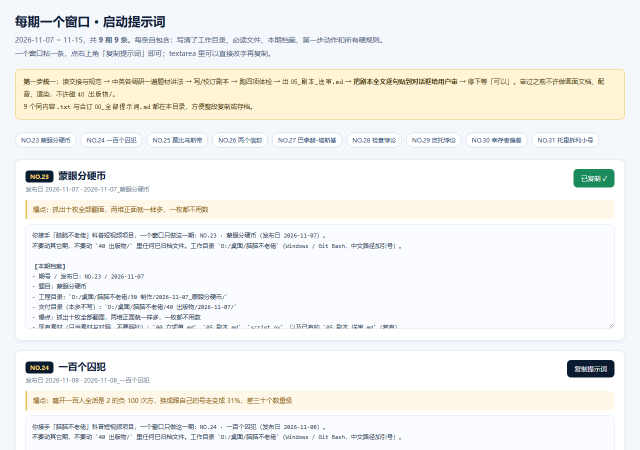
#> input picture 10 内容/窗口提示词_2026-11/_首屏.png, 1280 x 900 px, given as the content of the folder ../10 内容/窗口提示词_2026-11/_首屏.png, which was not available (shown at 1/2 size)
$ python _cvqa.py '../10 内容/窗口提示词_2026-11/_首屏.png'
#> lines starting #> are read from the running program, lines starting #| are printed output that depends on the picture
"""_cvqa.py — 封面客观质检（我看不了图，只能靠数字判断版面有没有塌）

三个指标：
  1. 对比度：全图亮度标准差 + P5/P95 分位差。低饱和/低对比 = 信息流里隐身
  2. 分块占用：把图切 3 列 × 2 行，每块算「内容密度」（局部标准差）。
     某块接近 0 = 那一块是空的 → 横版容易出现「元素全挤左边、右边一片死白」
  3. 10% 缩略可读：缩到手机信息流大小再算一次对比度，掉太多说明字太细

用法：python _cvqa.py <目录>
"""
import sys, os, glob
from PIL import Image, ImageStat, ImageFilter

def metrics(im):
    g = im.convert("L")
    st = ImageStat.Stat(g)
    mean, sd = st.mean[0], st.stddev[0]
    h = g.histogram()
    n = sum(h)
    def pct(p):
        acc = 0
        for i, c in enumerate(h):
            acc += c
            if acc >= n * p:
                return i
        return 255
    p5, p95 = pct(.05), pct(.95)
    return mean, sd, p95 - p5

def blocks(im, cols=3, rows=2):
    """每块的边缘密度（Sobel 近似：与模糊版的差）"""
    g = im.convert("L")
    w, h = g.size
    edge = ImageStat.Stat(g.filter(ImageFilter.FIND_EDGES)).mean[0]
    out = []
    for r in range(rows):
        for c in range(cols):
            box = (c * w // cols, r * h // rows, (c + 1) * w // cols, (r + 1) * h // rows)
            sub = g.crop(box)
            out.append(ImageStat.Stat(sub.filter(ImageFilter.FIND_EDGES)).mean[0] / max(0.5, edge))
    return out

def main(d):
#> called with d = '../10 内容/窗口提示词_2026-11/_首屏.png'
    files = sorted(glob.glob(os.path.join(d, "*.png")))
    if not files:
        print("没有 png"); return
    print("%-40s %6s %6s %6s %s" % ("文件", "均值", "SD", "P5-95", "分块占用(左→右,上→下)"))
    print("-" * 104)
    warn = []
    for f in files:
        im = Image.open(f)
#> im is the input picture: PIL image 1280x900 RGB; mean R, G, B 242.3, 242.6, 240.3
        mean, sd, rng = metrics(im)
#> in metrics, `g = im.convert("L")`:
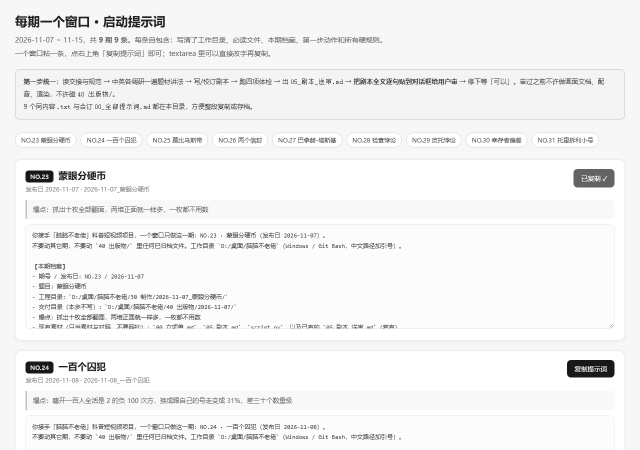
#> g: PIL image 1280x900 L (shown at 1/2 size); min 24, max 255, mean 242.4
#> in metrics, `mean, sd = st.mean[0], st.stddev[0]`: mean = 242.4; sd = 34.1
#> in metrics, `h = g.histogram()`: h = 256 values, max 300353 at index 252, min 0 at index 0, mean 4500
#> in metrics, `n = sum(h)`: n = 1152000
#> the loop in pct, `for i, c in enumerate(h):` made 210 passes
#> (c, acc) on passes 1 to 3: (0, 0), (0, 0), (0, 0)
#> after the loop in pct, `for i, c in enumerate(h):`: acc = 58901
#> the loop in pct, `for i, c in enumerate(h):` made 256 passes
#> after the loop in pct, `for i, c in enumerate(h):`: acc = 1152000
#> in metrics, `p5, p95 = pct(.05), pct(.95)`: p5 = 209; p95 = 255
#> mean = 242.4; sd = 34.1; rng = 46
        b = blocks(im)
#> in blocks, `edge = ImageStat.Stat(g.filter(ImageFilter.FIND_EDGES)).mean[0]`: edge = 16.04
#> after the loop in blocks, `for r in range(rows):`:
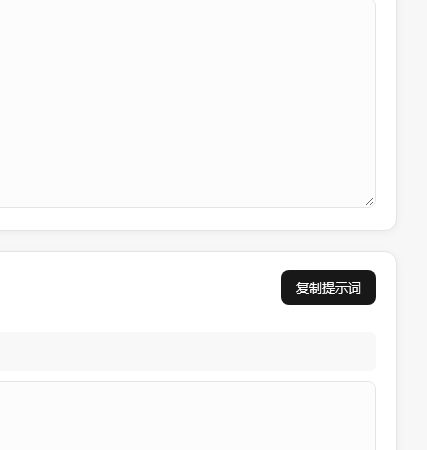
#> sub: PIL image 427x450 L; min 24, max 255, mean 248
#> after the loop in blocks, `for r in range(rows):`: out = [1.76, 0.925, 0.641, 1.96, 0.877, 0.3]
#> b = [1.76, 0.925, 0.641, 1.96, 0.877, 0.3]
        lo = min(b)
#> lo = 0.3
        # 缩略后对比保留率：缩到信息流大小还剩多少层次
        th = im.copy(); th.thumbnail((160, 160))
#> after `th.thumbnail((160, 160))`:
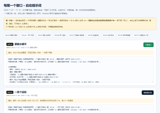
#> th: PIL image 160x113 RGB; mean R, G, B 242.2, 242.5, 240.2
        _, sds, _ = metrics(th)
#> in metrics (call 2), `g = im.convert("L")`:
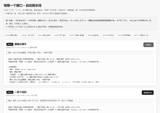
#> g: PIL image 160x113 L; min 8, max 255, mean 242.3
#> in metrics (call 2), `mean, sd = st.mean[0], st.stddev[0]`: mean = 242.3; sd = 22.86
#> in metrics (call 2), `h = g.histogram()`: h = 256 values, max 3179 at index 252, min 0 at index 0, mean 70.62
#> in metrics (call 2), `n = sum(h)`: n = 18080
#> the loop in pct (call 2), `for i, c in enumerate(h):` made 201 passes
#> the loop in pct (call 2), `for i, c in enumerate(h):` made 256 passes
#> in metrics (call 2), `p5, p95 = pct(.05), pct(.95)`: p5 = 200
#> sds = 22.86
        keep = sds / max(1e-6, sd)
#> keep = 0.67
        tag = ""
        # ★ SD 不作主判据：暗底单元素封面（v4）天然低，不代表看不清。
        #   改用「明暗跨度」——P5~P95 有没有拉开，以及缩略后层次掉没掉。
        if rng < 110:
            tag += " ⚠明暗跨度不足"
        if lo < 0.30:
            tag += " ⚠有近空块"
        if keep < 0.65:
            tag += " ⚠缩略后糊"
        if tag:
            warn.append(os.path.basename(f))
        print("%-40s %6.1f %6.1f %6d %s%s" % (
            os.path.basename(f)[:40], mean, sd, rng,
            " ".join("%.2f" % x for x in b), tag))
#| _首屏.png                                   242.4   34.1     46 1.76 0.93 0.64 1.96 0.88 0.30 ⚠明暗跨度不足
        print("%-40s %6s %6s %6s 缩略 SD=%.1f（保留 %.0f%%）" % ("", "", "", "", sds, keep * 100))
#|                                                               缩略 SD=22.9（保留 67%）
    print()
    print("判据：P5-95<110 明暗跨度不足 / 任一块占用<0.30 该区域空白 / 缩略保留<65% 细节糊")
    print("（SD 只作参考：暗底单主体封面 SD 天然偏低，不代表不合格）")
    print(("待看：" + ", ".join(warn)) if warn else "✅ 全部通过")

if __name__ == "__main__":
    main(sys.argv[1] if len(sys.argv) > 1 else ".")
